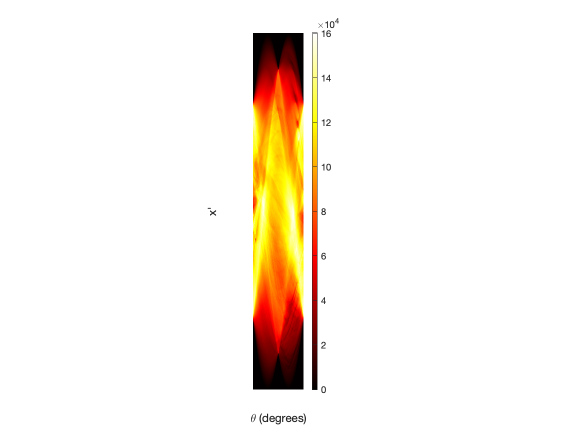
%> input picture image_rotation_and_stitching/radonTransformOriginal.png, 1167 x 875 px (shown at 1/2 size)
$ octave --eval "rotateAndStitchImages('radonTransformOriginal.png');"   (GNU Octave 9; MATLAB toolbox functions it lacks are replaced by stand-ins)
%> lines starting %> are read from the running program, lines starting %| are printed output that depends on the picture
%> in rotateAndStitchImages, image is the input picture: size 875x1167x3 uint8; mean R, G, B 249.7, 243.2, 235.8
%> in scaleImage, `scaledImage = imresize(image, scale/max(size(image)));`:
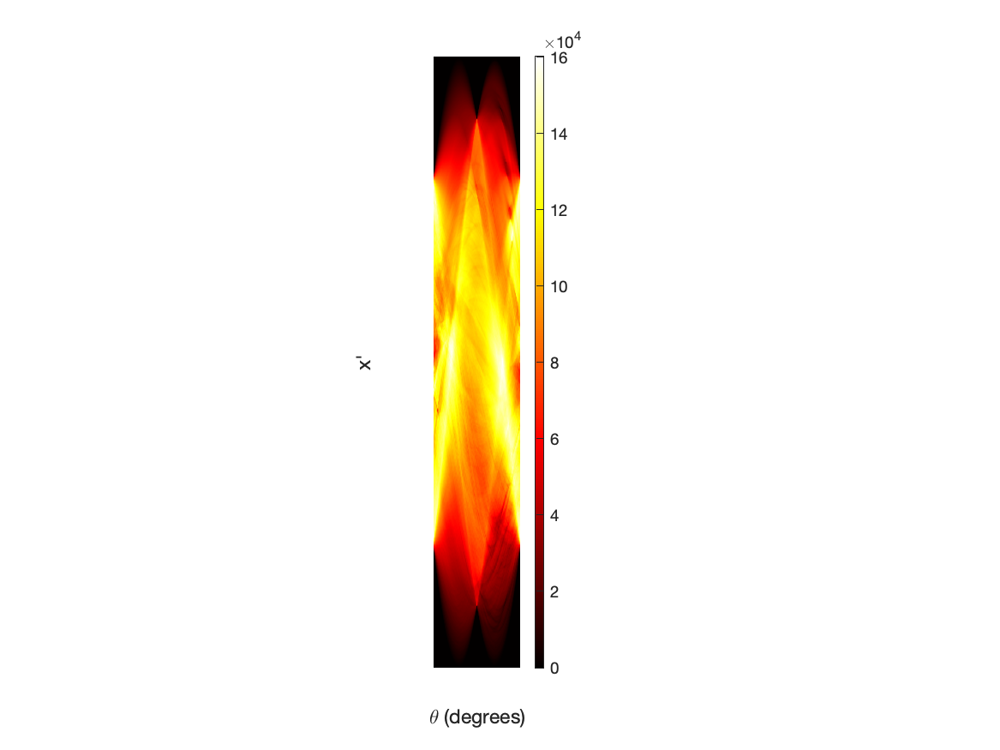
%> scaledImage: size 750x1000x3 uint8; mean R, G, B 249.6, 243.2, 235.8
### image_rotation/randomlyRotateImage.m
%function that takes in the filename of an image, loads in the image, and prandomly produces a rotation of that image and its colormap
function rotatedImage = randomlyRotateImage(image)
    %get the size of the image
    [rows, columns, numberOfColorChannels] = size(image);
%> rows = 750; columns = 1000; numberOfColorChannels = 3
    %get the center of the image
    centerRow = rows/2; centerColumn = columns/2;
%> after `centerRow = rows/2`: centerRow = 375
%> after `centerColumn = columns/2`: centerColumn = 500
    %get the angle of rotation (between -90 and 90 degrees)
    angle = randi([-90, 90]);
    %rotate the image
    rotatedImage = imrotate(image, angle, 'bilinear');
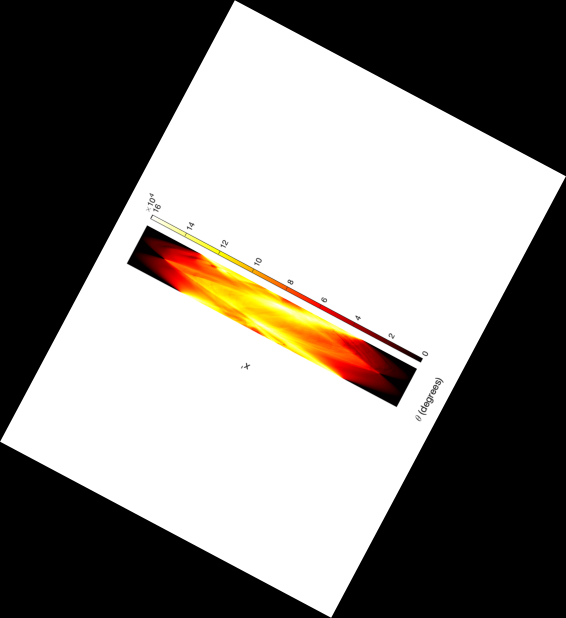
%> rotatedImage: size 1236x1132x3 uint8 (shown at 1/2 size); mean R, G, B 133.8, 130.4, 126.4
end

### image_rotation/removeRotation.m
%This function takes in the rotated image and the original image and returns the rotation angle and the image rotated back to its original orientation.
function [imageWithRotationRemoved, rotationAngle, orig_fig, rotated_fig] = removeRotation(rotatedImage, originalImage, max_rotation_angle)
    %Extract the red channel from both images
    %from the rotated image
    grayRotatedImage = rotatedImage(:, :, 1);
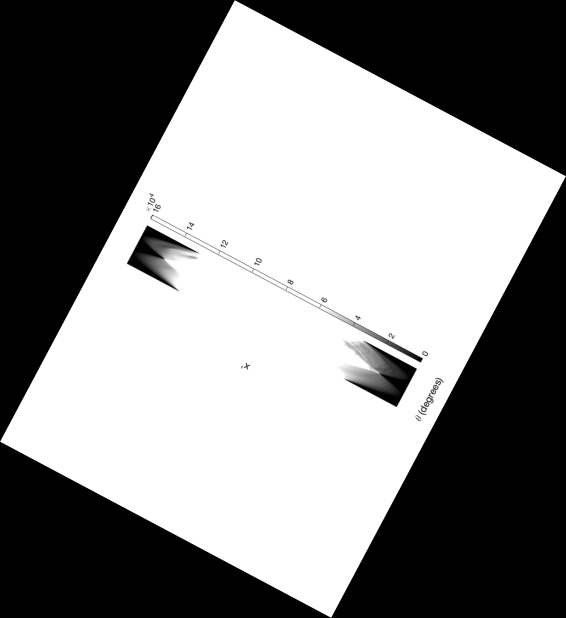
%> grayRotatedImage: size 1236x1132 uint8 (shown at 1/2 size); min 0, max 255, mean 133.8
    %from the original image
    grayOriginalImage = originalImage(:, :, 1);
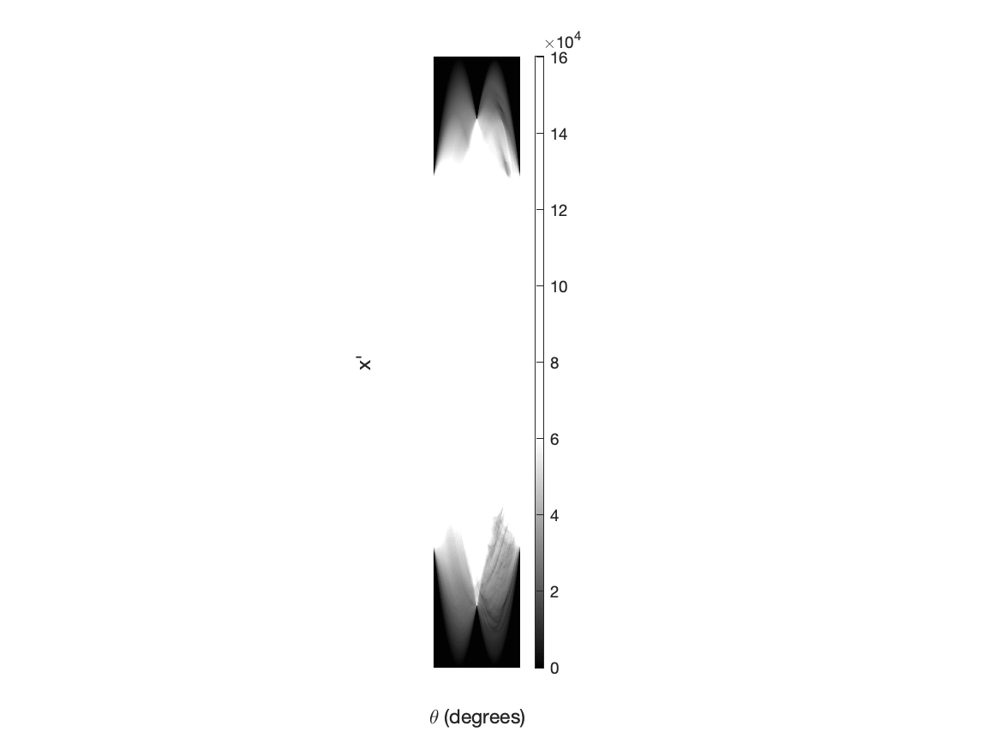
%> grayOriginalImage: size 750x1000 uint8; min 0, max 255, mean 249.6
    %Do the radon transform on both images
    %from the rotated image
    theta = 0:1:180;
    [R_rotated,xp_rotated] = radon(grayRotatedImage,theta);
    %get the radon transform for the original image
    [R_original,xp_original] = radon(grayOriginalImage,theta);
    %get the max of the radon transform image for the rotated and original
    maxR_rotated = max(R_rotated(:));
    maxR_original = max(R_original(:));
    %get the column of the max
    [rowOfMax_rotated, columnOfMax_rotated] = find(R_rotated == maxR_rotated);
    [rowOfMax_original, columnOfMax_original] = find(R_original == maxR_original);
    %set rotation angle to columnOfMax_rotated - columnOfMax_original
    rotationAngle = columnOfMax_rotated - columnOfMax_original;
    %keep looping until the rotation angle is less than max_rotation_angle degrees
    while (abs(rotationAngle) > max_rotation_angle)
        %remove the max from the radon transform image for the rotated image
        R_rotated(rowOfMax_rotated, columnOfMax_rotated) = 0;
        %get the new max
        maxR_rotated = max(R_rotated(:));
        %get the column of the new max
        [rowOfMax_rotated, columnOfMax_rotated] = find(R_rotated == maxR_rotated);
        %set rotation angle to columnOfMax_rotated - columnOfMax_original
        rotationAngle = columnOfMax_rotated - columnOfMax_original;
    end
    %scale the width of R_rotated by 20
    xScale = 20;
    %save the R_rotated before scaling
    R_rot = R_rotated;
    maxR_rotated = max(R_rotated(:));
    [rowOfMax_rotated, columnOfMax_rotated] = find(R_rotated == maxR_rotated);
    %R_rotated = imresize(R_rotated, [size(R_rotated, 1), size(R_rotated, 2) * xScale]);
    %plot the radon transform image
    figure, imshow(R_rotated,[],'Xdata',theta,'Ydata',xp_rotated,...
        'InitialMagnification','fit')
    axis on;
    % Set aspect ratio to 1:1
    set(gca, 'DataAspectRatio', [1 xScale 1]);
    xlabel('\theta (degrees)')
    ylabel('x''')
    colormap(hot), colorbar
    %get the peak of the radon transform image

    %plot a blue circle around the peak of the radon transform image
    hold on
    plot(theta(columnOfMax_rotated),xp_rotated(rowOfMax_rotated),'bo');
    hold off
    %save the radon transform image
    %saveas(gcf,'radonTransformRotated.png');
    %recalculate the max with the original R_rot
    maxR_rotated = max(R_rot(:));
    [rowOfMax_rotated, columnOfMax_rotated] = find(R_rot == maxR_rotated);
    %add a title, which includes the max theta (max column) of the rotated image
    title(sprintf('Radon transform of rotated image with max column %d', columnOfMax_rotated));
    %save the figure into an image variable
    rotated_fig = gcf;
    %from the original image
    [R_original,xp_original] = radon(grayOriginalImage,theta);


    %create the same figure but with the original R
    %scale the width of R_original by 20
    %save the R_original before scaling
    R_orig = R_original;
    %get the peak of the radon transform image
    maxR_original = max(R_original(:));
    [rowOfMax_original, columnOfMax_original] = find(R_orig == maxR_original);
    %R_original = imresize(R_original, [size(R_original, 1), size(R_original, 2) * xScale]);
    figure, imshow(R_original,[],'Xdata',theta,'Ydata',xp_original,...
        'InitialMagnification','fit')
    axis on
    % Set aspect ratio to 1:1
    set(gca, 'DataAspectRatio', [1 xScale 1]);
    xlabel('\theta (degrees)')
    ylabel('x''')
    colormap(hot), colorbar

    %plot a blue circle around the peak of the radon transform image
    hold on
    plot(theta(columnOfMax_original),xp_original(rowOfMax_original),'bo');
    hold off

    %recalculate the max with the original R
    maxR_original = max(R_orig(:));
    [rowOfMax_original, columnOfMax_original] = find(R_orig == maxR_original);
    %add a title, which includes the max theta (max column) of the rotated image
    title(sprintf('Radon transform of original image with max column %d', columnOfMax_original));
    %save the figure as an image
    orig_fig = gcf;
    %debugging: print out the column of the max for both images
    %fprintf('The column of the max for the rotated image is %d.\n', columnOfMax_rotated);
    %fprintf('The column of the max for the original image is %d.\n', columnOfMax_original);
    %The column of the max is the angle of the image. Get the difference between the two angles.
    rotationAngle = columnOfMax_rotated - columnOfMax_original;
    %if the rotation angle is more than 10 degrees, try again with the next max

    %print out the rotation angle
    fprintf('The rotation angle is %d degrees.\n', rotationAngle);
    %Rotate the image by the difference in angles.
    imageWithRotationRemoved = imrotate(rotatedImage, -rotationAngle);
end

### image_rotation_and_stitching/rotateAndStitchImages.m
%function which rotates and stitches images
function rotateAndStitchImages(imageFilename)
    %first, get the image
    image = imread(imageFilename);
    %scale the image and colormap down so that the max dimension is 1000
    image  = scaleImage(image, 1000);
    %randomly rotate the image
    rotated_image = randomlyRotateImage(image);
    %remove the rotation from the rotated image
    unrotated_image = removeRotation(rotated_image, image);
    %stitch the unrotated image and the original image together
    stitchedImage = stitchImg(image, unrotated_image);
    %display the original image, rotated image, unrotated image, and stitched image on a 2x2 subplot
    figure;
    subplot(2,2,1);
    imshow(image, colormap);
    title('Original Image');
    subplot(2,2,2);
    imshow(rotated_image);
    title('Rotated Image');
    subplot(2,2,3);
    imshow(unrotated_image);
    title('Unrotated Image');
    subplot(2,2,4);
    imshow(stitchedImage);
    title('Stitched Image');
end
%function which scales an image and colormap down so that the max dimension is the scale value
function [scaledImage, scaledColorMap] = scaleImage(image, scale)
    %scale the image down so that the maximum dimension is 1000 pixels
    scaledImage = imresize(image, scale/max(size(image)));
end
%> (the run ends here)
